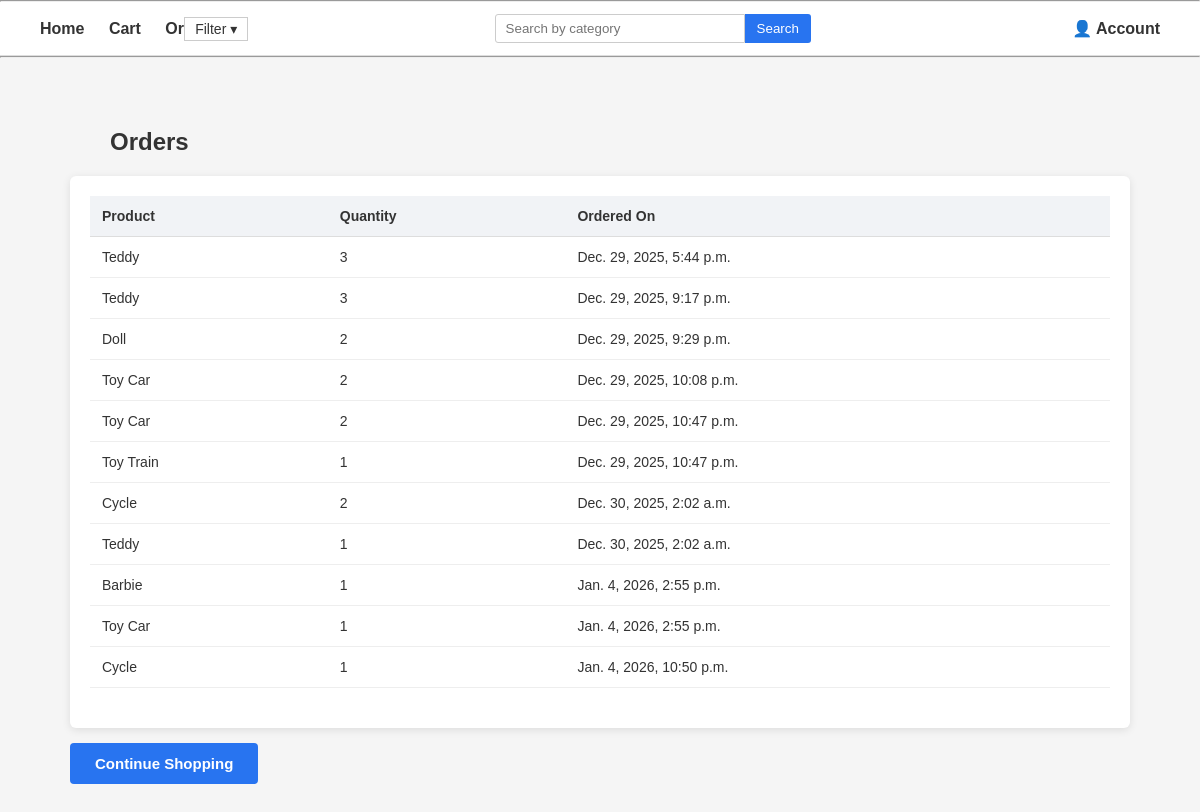
The page /cart/orders/ (signed in) on the database its author committed.
### cart/models.py (models this page shows)
class Order(models.Model):
    user = models.ForeignKey(User, on_delete=models.CASCADE)
    product = models.ForeignKey(Product, on_delete=models.CASCADE)
    quantity = models.IntegerField()
    ordered_at = models.DateTimeField(auto_now_add=True)

### product/models.py (models this page shows, shortened)
class Product(models.Model):
    title = models.CharField(max_length=255)
    category = models.ForeignKey(Category, on_delete=models.CASCADE)
    description = models.TextField()
    price = models.DecimalField(max_digits=10, decimal_places=2)
    image = models.ImageField(upload_to='products/')

### cart/views.py (the view)
# urls.py: path('orders/', views.orders_page, name='orders'),
def orders_page(request):
    if not request.user.is_authenticated:
        return redirect("login")
    orders = Order.objects.filter(user=request.user)
    return render(request, "orders.html", {"orders": orders})

### cart/context_processors.py (called while the page is built)
def cart_item_count(request):
    if request.user.is_authenticated:
        count = Cart.objects.filter(user=request.user).count()
        return {'cart_count': count}
    return {'cart_count': 0}

### templates/orders.html
{% extends 'base.html' %}
{% block content %}
<div class="orders-page">
    <h2 class="page-title">Orders</h2>
    {% if orders %}
    <div class="orders-container">
        <table class="orders-table">
            <thead>
                <tr>
                    <th>Product</th>
                    <th>Quantity</th>
                    <th>Ordered On</th>
                </tr>
            </thead>
            <tbody>
                {% for order in orders %}
                <tr>
                    <td>{{ order.product.title }}</td>
                    <td>{{ order.quantity }}</td>
                    <td>{{ order.ordered_at }}</td>
                </tr>
                {% endfor %}
            </tbody>
        </table>
    </div>
    {% else %}
        <p class="empty-text">No orders yet</p>
        <a href="{% url 'product' %}" class="continue-link">Continue Shopping</a>
    {% endif %}
    <a href="{% url 'product' %}">
          <button class="continue-btn">Continue Shopping</button>
    </a>
</div>
{% endblock %}

### static/css/main.css (style rules this page uses)
* { margin: 0; padding: 0; box-sizing: border-box; font-family: Arial, Helvetica, sans-serif; }
body { background-color: #f5f5f5; color: #333; }
h2 { margin: 20px 40px; }
.cart-page, .checkout-page, .orders-page { max-width: 1100px; margin: 30px auto; padding: 20px; }
.page-title { font-size: 24px; margin-bottom: 20px; font-weight: 600; }
.cart-container, .checkout-container, .orders-container { background: #ffffff; padding: 20px; border-radius: 6px; box-shadow: 0 2px 8px rgba(0,0,0,0.1); }
.cart-table, .checkout-table, .orders-table { width: 100%; border-collapse: collapse; margin-bottom: 20px; }
.cart-table th, .checkout-table th, .orders-table th { background-color: #f1f3f6; padding: 12px; text-align: left; font-size: 14px; border-bottom: 1px solid #ddd; }
.cart-table td, .checkout-table td, .orders-table td { padding: 12px; border-bottom: 1px solid #eee; font-size: 14px; }
.continue-btn { padding: 12px 25px; background-color: #2874f0; color: white; border: none; border-radius: 4px; font-size: 15px; font-weight: 600; cursor: pointer; margin-top: 15px; text-decoration: none; }

### rows shown on the page
Order: product "Teddy", quantity "3", ordered_at "Dec. 29, 2025, 5:44 p.m."
Order: product "Teddy", quantity "3", ordered_at "Dec. 29, 2025, 9:17 p.m."
Order: product "Doll", quantity "2", ordered_at "Dec. 29, 2025, 9:29 p.m."
Order: product "Toy Car", quantity "2", ordered_at "Dec. 29, 2025, 10:08 p.m."
Order: product "Toy Car", quantity "2", ordered_at "Dec. 29, 2025, 10:47 p.m."
Order: product "Toy Train", quantity "1", ordered_at "Dec. 29, 2025, 10:47 p.m."
Order: product "Cycle", quantity "2", ordered_at "Dec. 30, 2025, 2:02 a.m."
Order: product "Teddy", quantity "1", ordered_at "Dec. 30, 2025, 2:02 a.m."
Order: product "Barbie", quantity "1", ordered_at "Jan. 4, 2026, 2:55 p.m."
Order: product "Toy Car", quantity "1", ordered_at "Jan. 4, 2026, 2:55 p.m."
Order: product "Cycle", quantity "1", ordered_at "Jan. 4, 2026, 10:50 p.m."
